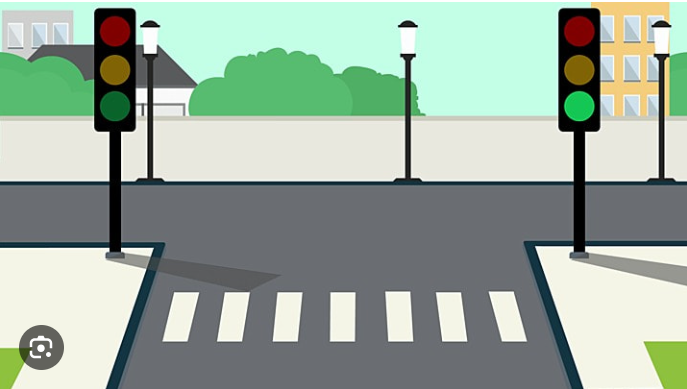
#> input picture openCV/image.png, 687 x 389 px
$ jupyter execute --allow-errors test.ipynb   (shell and % lines are left out)
#> lines starting #> are read from the running program, lines starting #| are printed output that depends on the picture; after the words box and inside, x2 and y2 are one past the last pixel; in counts of white or black regions, pixels touching at a corner belong together
[cell 1]
import matplotlib.pyplot as plt
import matplotlib.image as mpimg
import cv2
import numpy as np
# 이미지 불러오기
img = cv2.imread('image.png')
#> img is the input picture: shape (389, 687, 3); mean B, G, R 158.9, 171.9, 155.5
# 이미지 표시
plt.imshow(img)
plt.axis('off')  # 축 제거
plt.show()
plt.close

[cell 2]
type(img)

[cell 3]
img.size
#> Out = 801729

[cell 4]
blue=img[:,:,0]
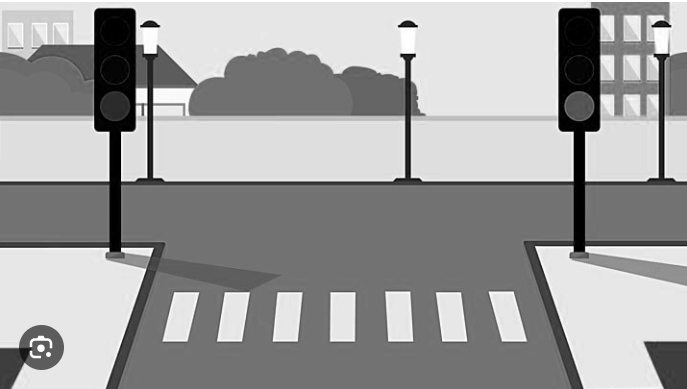
#> blue: shape (389, 687); min 0, max 255, mean 158.9
green=img[:,:,1]
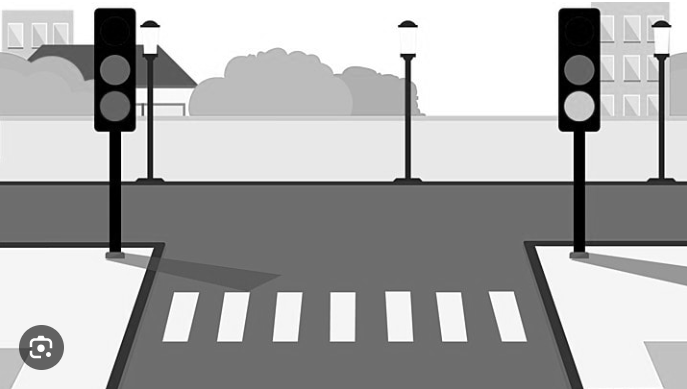
#> green: shape (389, 687); min 0, max 255, mean 171.9
red=img[:,:,2]
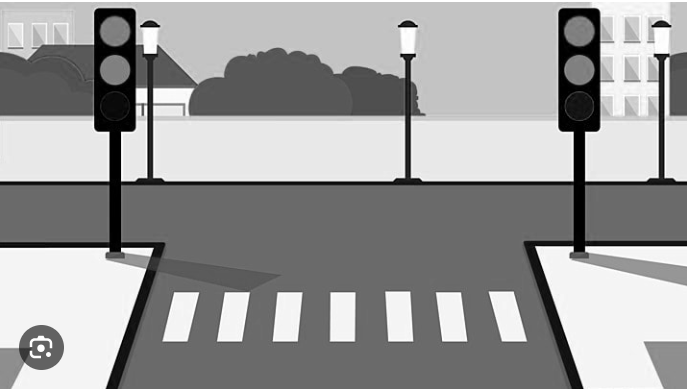
#> red: shape (389, 687); min 0, max 255, mean 155.5

[cell 5]
def show_img(image_path,tile='image'):
#> called with image_path = 'image.png', tile = 'image'
    image=cv2.imread(image_path)
    if image is None:
        print("오류")
        return
    img_rgb = cv2.cvtColor(img, cv2.COLOR_BGR2RGB)
    plt.imshow(img_rgb)
    plt.show()
    plt.close()

[cell 6]
path="image.png"

[cell 7]
show_img(path)

[cell 8]
point1 = np.float32([
    [150, 250],  # 왼쪽 위
    [450, 250],  # 오른쪽 위
    [115, 380],  # 왼쪽 아래
    [480, 380]   # 오른쪽 아래
])

# 변환 후 이미지에서의 좌표 (직사각형)
point2 = np.float32([
    [0, 0],
    [600, 0],
    [0, 300],
    [600, 300]
])

print(img.shape)
#| (389, 687, 3)
matrix=cv2.getPerspectiveTransform(point1,point2)
warp_image= cv2.warpPerspective(img,matrix,(800,500))
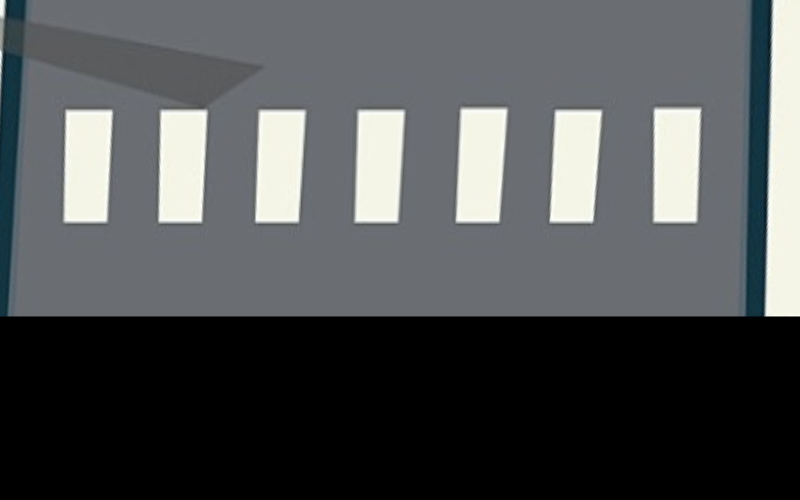
#> warp_image: shape (500, 800, 3); mean B, G, R 83.5, 82.3, 79.7
plt.figure()
plt.imshow(warp_image)
plt.title("warp")
plt.show()
plt.close()

[cell 9]
warped= cv2.warpPerspective(img,matrix,(900,320))
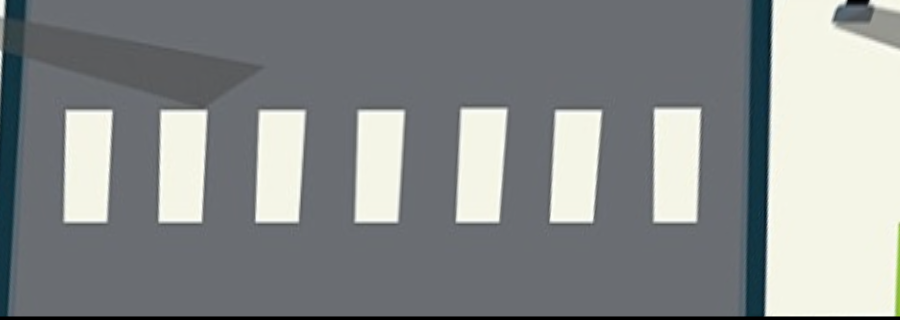
#> warped: shape (320, 900, 3); mean B, G, R 140.5, 140.2, 136.5
gray=cv2.cvtColor(warped,cv2.COLOR_BGR2GRAY)
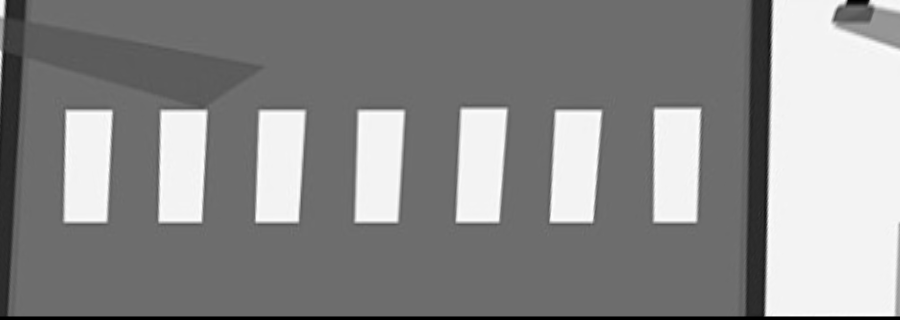
#> gray: shape (320, 900); min 0, max 254, mean 139.3
blurred=cv2.GaussianBlur(gray,(5,5),0)
edges=cv2.Canny(blurred,50,150)
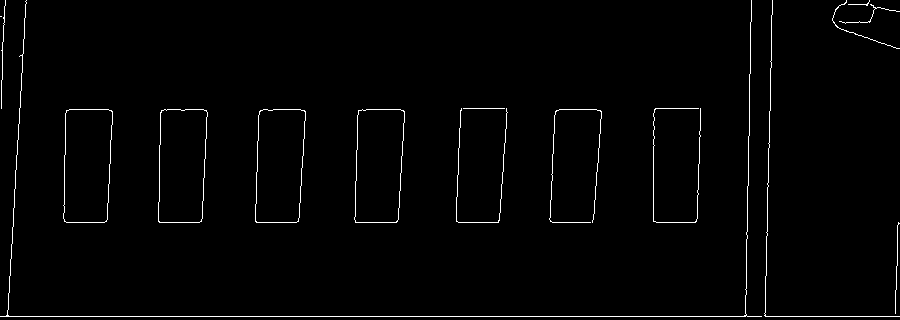
#> edges: shape (320, 900); 1.5% white in thin lines or dots
lines=cv2.HoughLinesP(edges,1,np.pi/180,threshold=100,minLineLength=50,maxLineGap=50)
#> lines = [[0, 316, 899, 316], [746, 315, 751, 0], [19, 109, 108, 109], [766, 275, 771, 15], [17, 154, 26, 0], [7, 315, 16, 155], [158, 221, 160, 112]]
line_image=np.copy(warped)

if lines is not None:
    for line in lines:
        x1,y1,x2,y2=line[0]
        cv2.line(line_image,(x1,y1),(x2,y2),(0,255,0),2)#녹색선
#> this loop made 7 passes
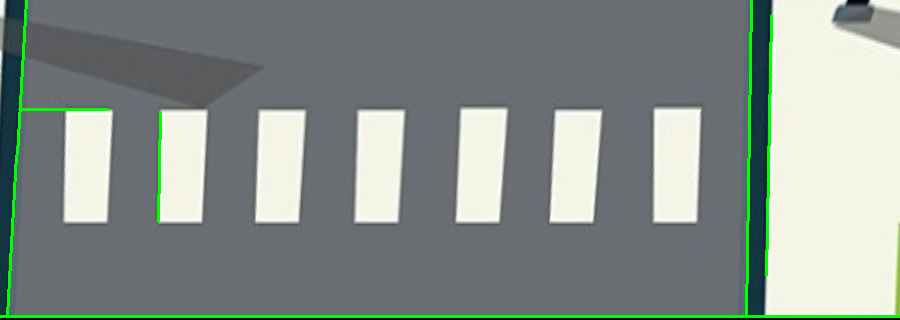
#> line_image: shape (320, 900, 3); 2.07% of pixels changed, all inside (x1, y1, x2, y2) = (0, 0, 900, 318)

plt.figure()
plt.subplot(1,3,1)
plt.imshow(img)
plt.title("원본")

plt.subplot(1,3,2)
plt.imshow(edges,cmap='gray')
plt.title("캐니엣지")

plt.subplot(1,3,3)
#> (the rest of this cell did not finish here and is left out)
